Frame 1 (no input): blank canvas, image omitted
Frame 60 (the mouse pressed at the canvas centre just before this capture): blank canvas, image omitted
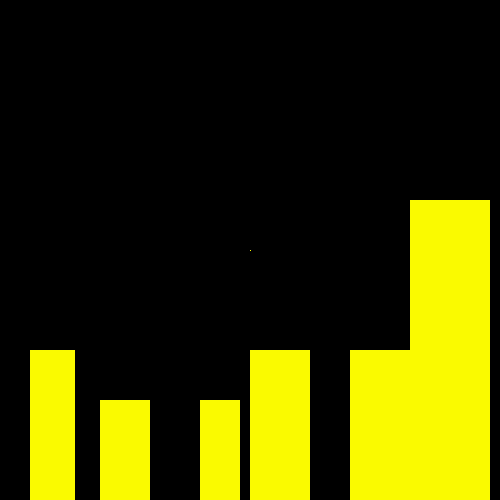
Frame 120 (the mouse held since frame 60 and released just before this capture)

The Processing sketch whose frames 1 and 60 were blank and that drew this single picture after the mouse press (run headless with seeded random() and noise(); from frame 60 on, the mouse is pressed at the canvas centre):

// Processing sketch: processing_15169
// ── processing_15169.pde


void setup() {  
  size(500, 500);  
  background(0);  
  smooth(); 
}  
void draw() {  
  noStroke();  
  fill(mouseX, mouseY,0);  
  rect(mouseX, mouseY, 1, 1);  
  rect(600, 280, 50, 200);  
  rect(30, 350, 45, 200);  
  rect(100, 400, 50, 100);  
  rect(200, 400, 40, 100);  
  rect(250, 350, 40, 150);  
  rect(250, 350, 60, 150);  
  rect(350, 350, 60, 150);  
  rect(410, 200, 80, 300);  
  smooth();  
}  
